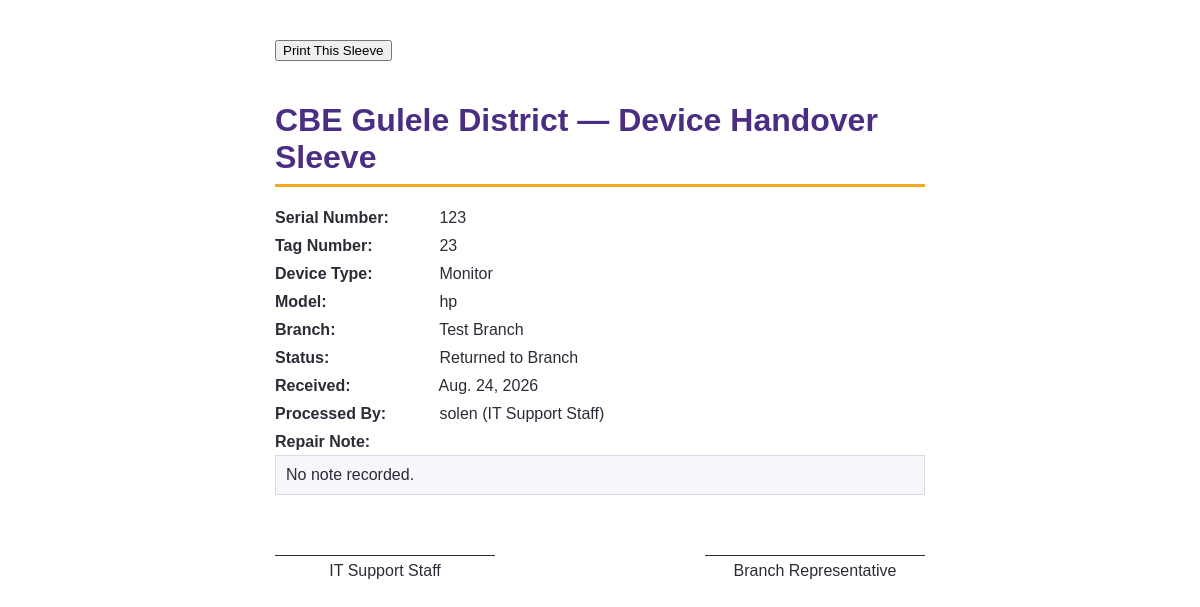
The page /devices/2/sleeve/ (signed in) on the database its author committed.
### inventory/models.py (models this page shows, shortened)
class Device(models.Model):
    class DeviceType(models.TextChoices):
        PC = "PC", "PC"
        MONITOR = "MONITOR", "Monitor"
        SCANNER = "SCANNER", "Scanner"
        PRINTER = "PRINTER", "Printer"
        OTHER = "OTHER", "Other"
    class Status(models.TextChoices):
        RECEIVED = "RECEIVED", "Received"
        DIAGNOSED_FUNCTIONAL = "DIAGNOSED_FUNCTIONAL", "Diagnosed — Functional"
        DIAGNOSED_NOT_FUNCTIONAL = "DIAGNOSED_NOT_FUNCTIONAL", "Diagnosed — Not Functional"
        REPAIRED = "REPAIRED", "Repaired"
        RETURNED_TO_BRANCH = "RETURNED_TO_BRANCH", "Returned to Branch"
        FOR_DISPOSAL = "FOR_DISPOSAL", "For Disposal"
        DISPOSED = "DISPOSED", "Disposed"
    serial_number = models.CharField(max_length=100, unique=True)
    tag_number = models.CharField(max_length=100, blank=True)
    device_type = models.CharField(max_length=20, choices=DeviceType.choices)
    model = models.CharField(max_length=100, blank=True)
    status = models.CharField(max_length=30, choices=Status.choices, default=Status.RECEIVED)
    condition_notes = models.TextField(blank=True)
    date_received = models.DateField(auto_now_add=True)
    branch = models.ForeignKey(Branch, on_delete=models.PROTECT, related_name="devices")
    assigned_to = models.ForeignKey(Employee, on_delete=models.SET_NULL, null=True, blank=True, related_name="assigned_devices")
    logged_by = models.ForeignKey(settings.AUTH_USER_MODEL, on_delete=models.PROTECT, related_name="logged_devices")
    history = HistoricalRecords()

### branches/models.py (models this page shows, shortened)
class Branch(models.Model):
    class Grade(models.TextChoices):
        GRADE_1 = "I", "Grade I"
        GRADE_2 = "II", "Grade II"
        GRADE_3 = "III", "Grade III"
        GRADE_4 = "IV", "Grade IV"
        SPECIAL = "SPECIAL", "Special"
    name = models.CharField(max_length=255, unique=True)
    grade = models.CharField(max_length=10, choices=Grade.choices)
    employee_count = models.PositiveIntegerField()
    history = HistoricalRecords()
    class Meta:
        verbose_name_plural = "Branches"

### accounts/models.py (models this page shows)
class User(AbstractUser):
    class Role(models.TextChoices):
        IT_STAFF = "IT_STAFF", "IT Support Staff"
        MANAGER = "MANAGER", "District Manager"
    role = models.CharField(
        max_length=20,
        choices=Role.choices,
        default=Role.IT_STAFF,
    )
    def __str__(self):
        return f"{self.get_full_name() or self.username} ({self.get_role_display()})"

### inventory/views.py (the view)
# urls.py: path("<int:pk>/sleeve/", views.device_sleeve, name="device_sleeve"),
@login_required
def device_sleeve(request, pk):
    device = get_object_or_404(Device.objects.select_related("branch", "logged_by"), pk=pk)
    last_entry = device.status_history.first()
    return render(request, "inventory/device_sleeve.html", {"device": device, "last_entry": last_entry})

### inventory/templates/inventory/device_sleeve.html (shortened to what this page needs)
<!doctype html>
<html>
<head>
</head>
<body>
    <button class="print-btn" onclick="window.print()">Print This Sleeve</button>
    <h1>CBE Gulele District — Device Handover Sleeve</h1>
    <div class="field"><label>Serial Number:</label> {{ device.serial_number }}</div>
    <div class="field"><label>Tag Number:</label> {{ device.tag_number|default:"—" }}</div>
    <div class="field"><label>Device Type:</label> {{ device.get_device_type_display }}</div>
    <div class="field"><label>Model:</label> {{ device.model|default:"—" }}</div>
    <div class="field"><label>Branch:</label> {{ device.branch.name }}</div>
    <div class="field"><label>Status:</label> {{ device.get_status_display }}</div>
    <div class="field"><label>Received:</label> {{ device.date_received }}</div>
    <div class="field"><label>Processed By:</label> {{ device.logged_by }}</div>
    <div class="field">
        <label>Repair Note:</label>
        <div class="note-box">{% if last_entry.note %}{{ last_entry.note }}{% else %}No note recorded.{% endif %}</div>
    </div>
    <div class="signatures">
        <div class="signature-line">IT Support Staff</div>
        <div class="signature-line">Branch Representative</div>
    </div>
</body>
</html>

### inventory/templates/inventory/device_sleeve.html (style rules this page uses)
body { font-family: Arial, sans-serif; max-width: 650px; margin: 40px auto; color: #2E2A38; }
h1 { color: #4B2E83; border-bottom: 3px solid #F5A623; padding-bottom: 8px; }
.field { margin: 10px 0; }
.field label { font-weight: bold; display: inline-block; width: 160px; }
.note-box { background: #F7F6FA; border: 1px solid #DDD8E8; padding: 10px; margin-top: 4px; }
.signatures { display: flex; justify-content: space-between; margin-top: 60px; }
.signature-line { border-top: 1px solid #2E2A38; width: 220px; text-align: center; padding-top: 6px; }
.print-btn { margin-bottom: 20px; }

### rows shown on the page
Device: serial_number "123", tag_number "23", device_type "Monitor", model "hp", branch.name "Test Branch", status "Returned to Branch", date_received "Aug. 24, 2026", logged_by "solen (IT Support Staff)"
